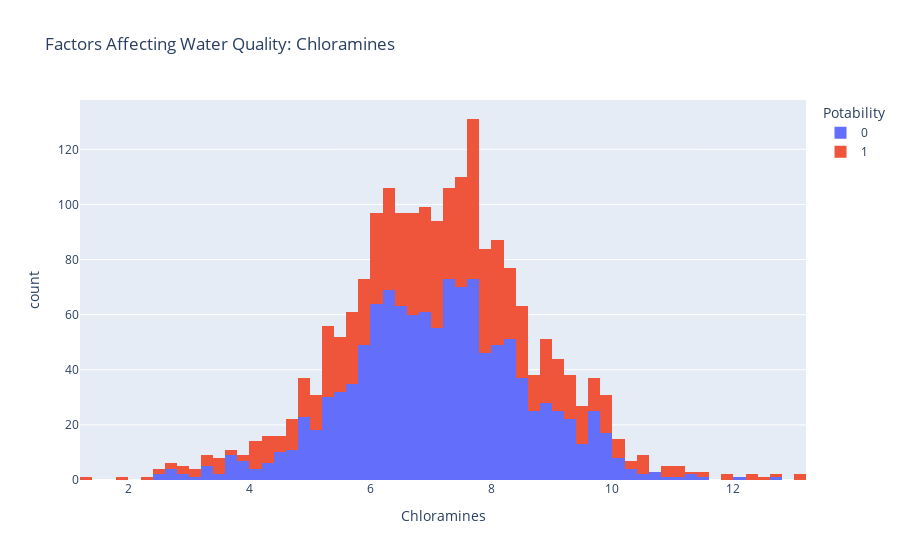

Notebook cell for this chart:
### Markdown cell above
The figure above represents the distribution of total dissolved solids in water in the dataset. All organic and inorganic minerals present in water are called dissolved solids. Water with a very high number of dissolved solids is highly mineralized. Now let’s take a look at the next factor affecting water quality:

### Code cell
figure= px.histogram(data,x="Chloramines",color="Potability",title="Factors Affecting Water Quality: Chloramines")
figure.show()

### Figure 1 — Plotly figure (JSON) as saved in the notebook; plotly's stock layout.template omitted (floating-point values rounded to 4 significant figures; data arrays with more than 128 entries replaced by an {"elided": "..."} marker saying what was removed)
{"data": [{"alignmentgroup": "True", "bingroup": "x", "hovertemplate": "Potability=0<br>Chloramines=%{x}<br>count=%{y}<extra></extra>", "legendgroup": "0", "marker": {"color": "#636efa", "pattern": {"shape": ""}}, "name": "0", "offsetgroup": "0", "orientation": "v", "showlegend": true, "type": "histogram", "x": {"elided": "1200 float values"}, "xaxis": "x", "yaxis": "y"}, {"alignmentgroup": "True", "bingroup": "x", "hovertemplate": "Potability=1<br>Chloramines=%{x}<br>count=%{y}<extra></extra>", "legendgroup": "1", "marker": {"color": "#EF553B", "pattern": {"shape": ""}}, "name": "1", "offsetgroup": "1", "orientation": "v", "showlegend": true, "type": "histogram", "x": {"elided": "811 float values"}, "xaxis": "x", "yaxis": "y"}], "layout": {"barmode": "relative", "legend": {"title": {"text": "Potability"}, "tracegroupgap": 0}, "title": {"text": "Factors Affecting Water Quality: Chloramines"}, "xaxis": {"anchor": "y", "domain": [0, 1], "title": {"text": "Chloramines"}}, "yaxis": {"anchor": "x", "domain": [0, 1], "title": {"text": "count"}}}}
